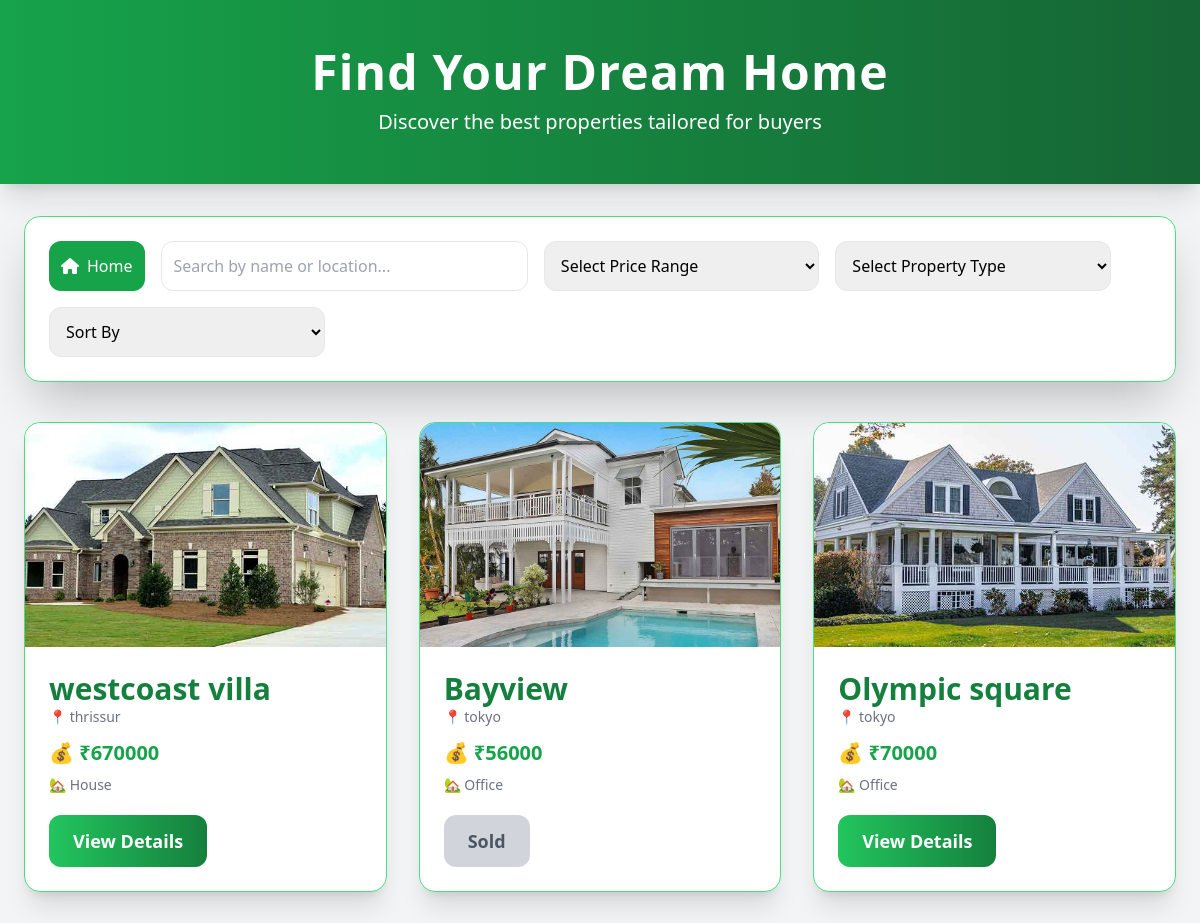
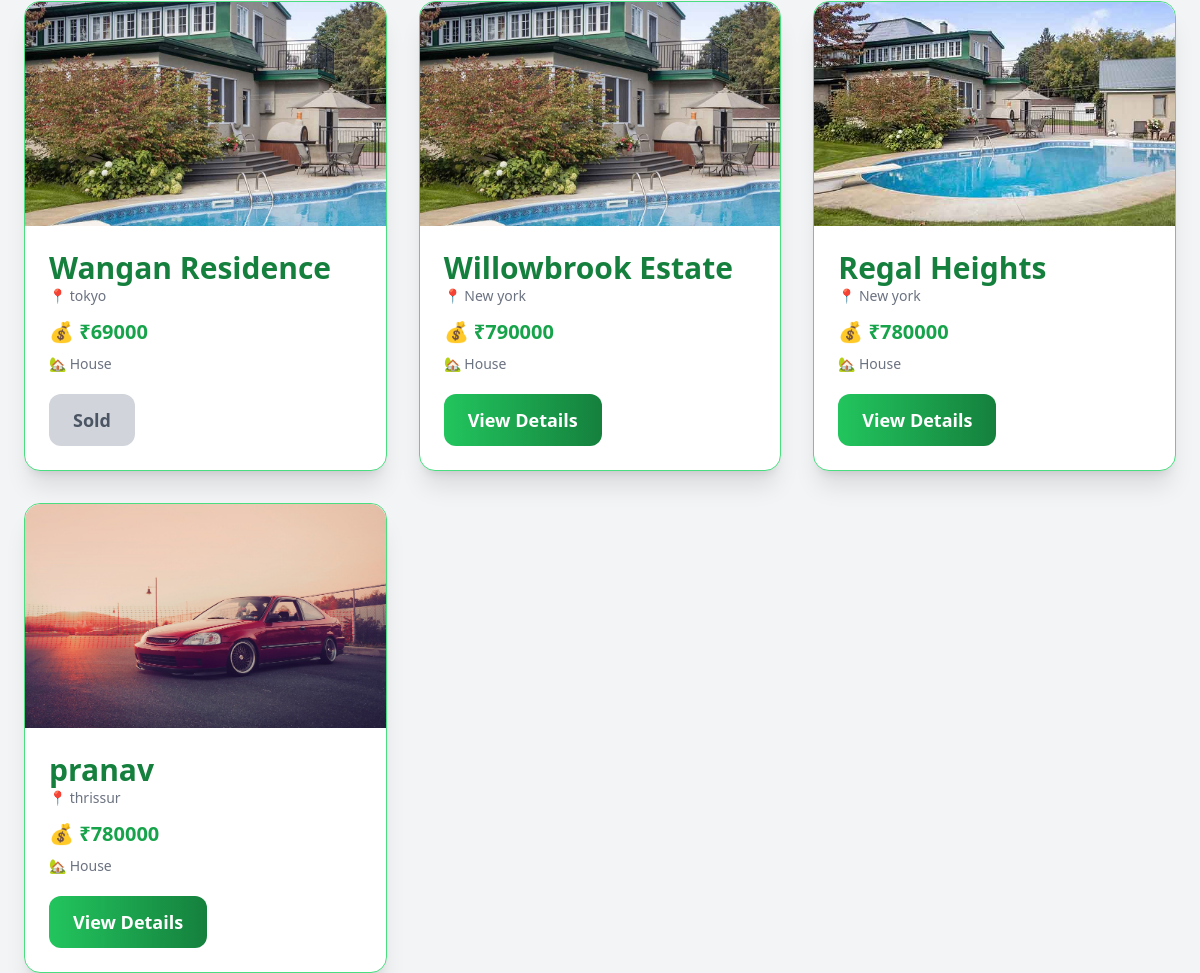
/viewproperties/, run on the app's committed database (2 pictures, top to bottom).
### landhub/models.py (models this page shows)
class property(models.Model):
    name= models.CharField(max_length=200)
    email = models.ForeignKey(reg_form,on_delete=models.CASCADE)
    phone = models.IntegerField()
    place = models.CharField(max_length=200)
    image = models.ImageField(upload_to='images/',null=True,blank=True)
    propertytype = models.CharField(max_length=200)
    propertychoice = (
        ('rent','RENT'),
        ('sale','SALE'),
    )
    prop= models.CharField(max_length=10,choices=propertychoice,null=True,blank=True)
    price = models.IntegerField()
    description = models.TextField()
    status = models.CharField(max_length=200)
    date = models.DateField()
    location = models.CharField(max_length=200,null=True,blank=True)
    document = models.FileField(upload_to='documents/properties/', null=True, blank=True)  # For legal/property documents
    bedrooms = models.IntegerField(null=True, blank=True)
    bathrooms = models.IntegerField(null=True, blank=True)
    area_sqft = models.DecimalField(max_digits=10, decimal_places=2, null=True, blank=True)  # Property size
    is_furnished = models.BooleanField(default=False)  # Whether the property is furnished
    parking_space = models.BooleanField(default=False)  # Parking availability

### landhub/views.py (the view)
# urls.py: path('viewproperties/', views.view_properties, name='viewproperties'),
def view_properties(request):
    properties = models.property.objects.all()
    return render(request, 'viewproperties.html', {'properties': properties})

### landhub/templates/viewproperties.html (shortened to what this page needs)
{% load static %}
<!DOCTYPE html>
<html lang="en">
<head>
    <script src="https://cdn.tailwindcss.com"></script>
    <link rel="stylesheet" href="https://cdnjs.cloudflare.com/ajax/libs/font-awesome/6.4.2/css/all.min.css">
</head>
<body class="bg-gray-100">
    <div class="bg-gradient-to-r from-green-600 to-green-800 text-white py-12 text-center shadow-xl">
        <h1 class="text-5xl font-extrabold tracking-wide">Find Your Dream Home</h1>
        <p class="mt-3 text-xl">Discover the best properties tailored for buyers</p>
    </div>
    <div class="max-w-7xl mx-auto px-6 mt-8">
        <div class="flex flex-wrap gap-4 bg-white p-6 rounded-2xl shadow-2xl border border-green-400">
            <a href="{% url 'home' %}"
               class="bg-green-600 text-white p-3 rounded-xl hover:bg-green-700 transition duration-300 flex items-center focus:ring-4 focus:ring-green-500">
                <i class="fas fa-home mr-2"></i> Home
            </a>
            <input type="text" id="search" placeholder="Search by name or location..."
                   class="w-full sm:w-1/3 p-3 border rounded-xl focus:ring-4 focus:ring-green-500 outline-none">
            <select id="priceFilter" class="w-full sm:w-1/4 p-3 border rounded-xl focus:ring-4 focus:ring-green-500">
                <option value="">Select Price Range</option>
            </select>
            <select id="propertyType" class="w-full sm:w-1/4 p-3 border rounded-xl focus:ring-4 focus:ring-green-500">
                <option value="">Select Property Type</option>
            </select>
            <select id="sortBy" class="w-full sm:w-1/4 p-3 border rounded-xl focus:ring-4 focus:ring-green-500">
                <option value="">Sort By</option>
            </select>
        </div>
    </div>
    <div class="max-w-7xl mx-auto px-6 mt-10">
        <div id="propertyList" class="grid grid-cols-1 sm:grid-cols-2 lg:grid-cols-3 gap-8">
            {% for property in properties %}
            <div class="property-card bg-white rounded-2xl shadow-xl border border-green-400 hover:shadow-3xl transition duration-300 transform hover:-translate-y-2"
                 data-type="{{ property.propertytype|lower }}" data-price="{{ property.price }}">
                <img src="{{ property.image.url }}" alt="{{ property.name }}" class="w-full h-56 object-cover rounded-t-2xl">
                <div class="p-6">
                    <h2 class="property-name text-3xl font-extrabold text-green-700">{{ property.name }}</h2>
                    <p class="property-location text-gray-500 text-sm">📍 {{ property.place }}</p>
                    <p class="property-price text-xl font-bold text-green-600 mt-3">💰 ₹{{ property.price }}</p>
                    <p class="property-type text-sm text-gray-500 mt-2 capitalize">🏡 {{ property.propertytype }}</p>
                    {% if property.status|lower != "sold" %}
                    <a href="{% url 'property_detail' property.id %}"
                       class="mt-5 inline-block bg-gradient-to-r from-green-500 to-green-700 text-white px-6 py-3 rounded-xl hover:from-green-700 hover:to-green-900 transition duration-300 font-bold text-lg">
                        View Details
                    </a>
                    {% else %}
                    <span class="mt-5 inline-block bg-gray-300 text-gray-600 px-6 py-3 rounded-xl cursor-not-allowed font-bold text-lg">
                        Sold
                    </span>
                    {% endif %}
                </div>
            </div>
            {% empty %}
            <p class="text-center col-span-3 text-gray-600 font-semibold text-lg">No properties available at the moment.</p>
            {% endfor %}
        </div>
    </div>
</body>
</html>

### data on the page
property: image (picture), name "westcoast villa", place "thrissur", price "670000", propertytype "House", status "View Details"
property: image (picture), name "Bayview", place "tokyo", price "56000", propertytype "Office", status "Sold"
property: image (picture), name "Olympic square", place "tokyo", price "70000", propertytype "Office", status "View Details"
property: image (picture), name "Wangan Residence", place "tokyo", price "69000", propertytype "House", status "Sold"
property: image (picture), name "Willowbrook Estate", place "New york", price "790000", propertytype "House", status "View Details"
property: image (picture), name "Regal Heights", place "New york", price "780000", propertytype "House", status "View Details"
property: image (picture), name "pranav", place "thrissur", price "780000", propertytype "House", status "View Details"
